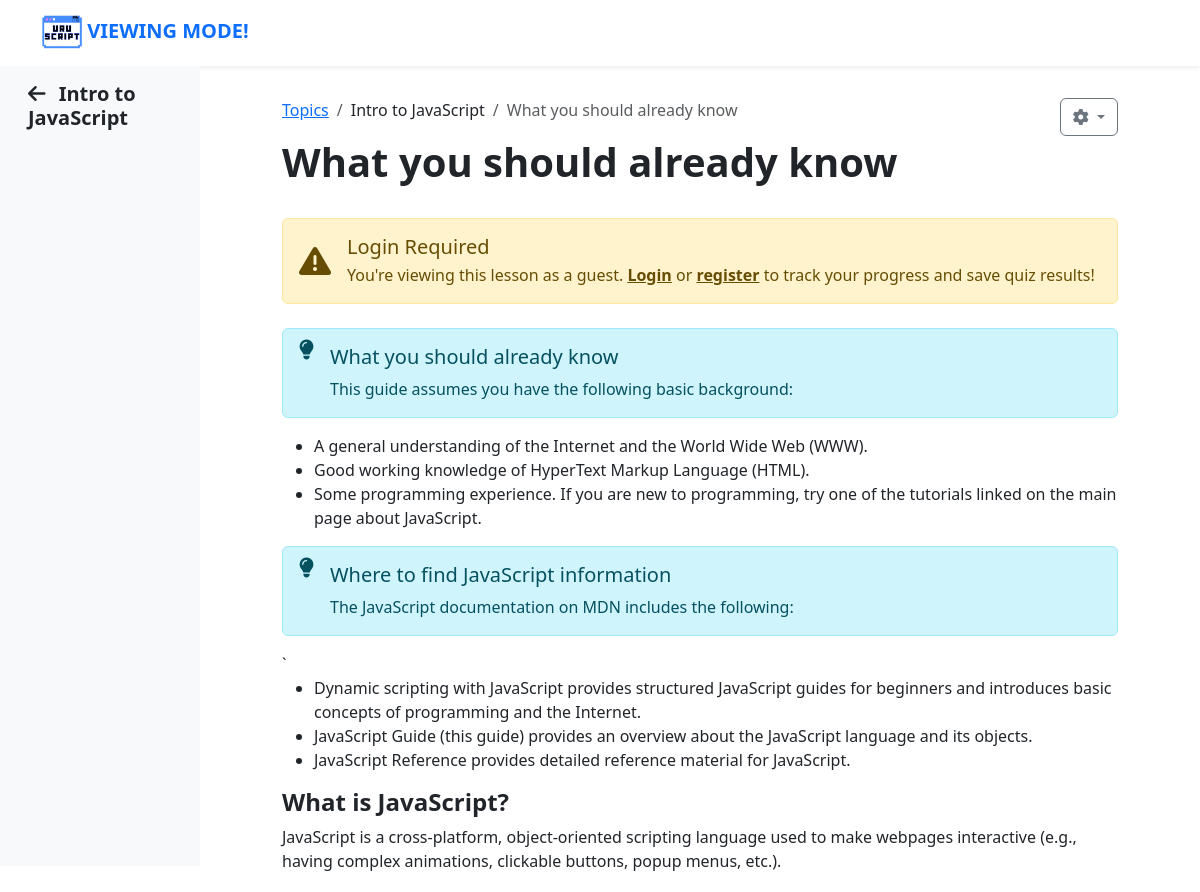
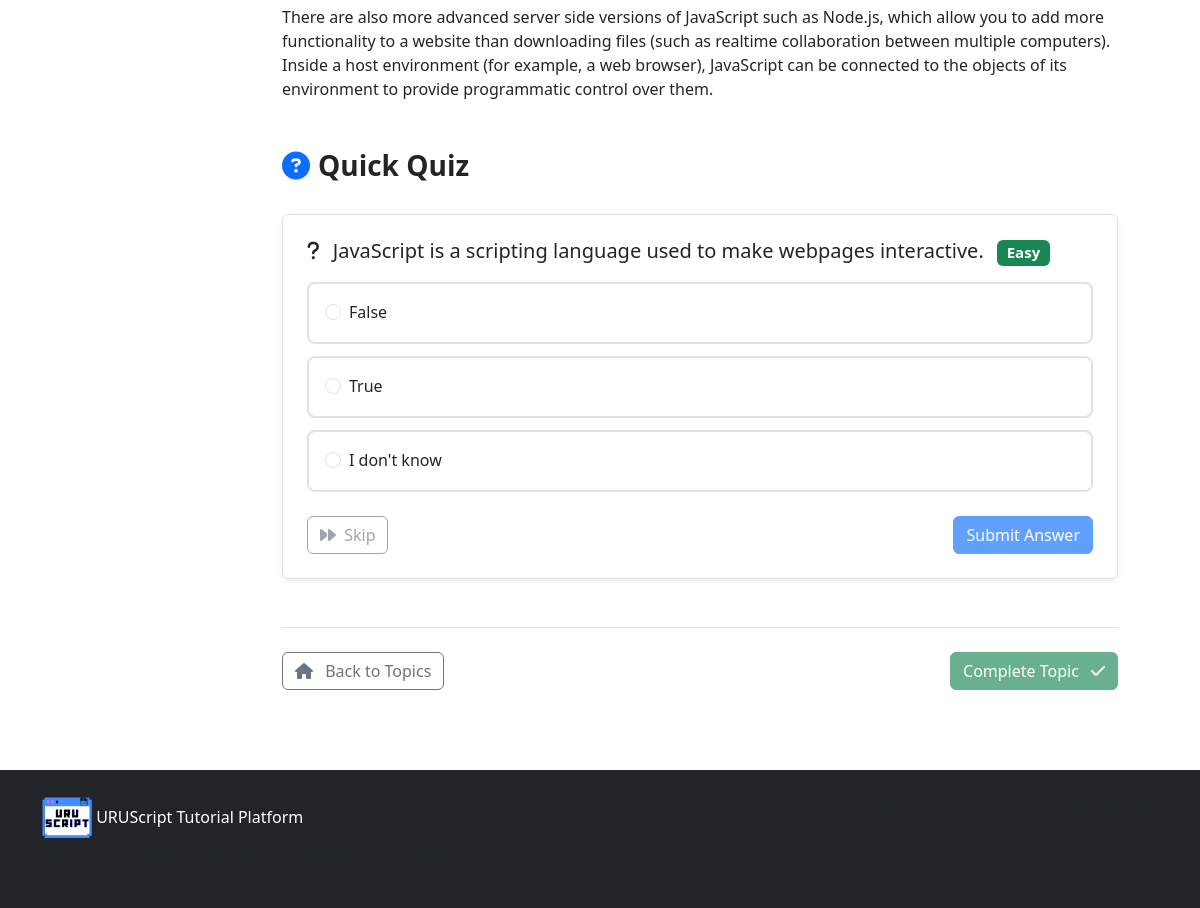
Page /teacher/lesson.php on the committed database (2 pictures, top to bottom).
### tables this page shows
CREATE TABLE `topics` (
  `id` int(11) NOT NULL,
  `topic_name` varchar(100) NOT NULL,
  `topic_order` int(11) DEFAULT 0,
  `description` text DEFAULT NULL,
  `is_active` tinyint(1) DEFAULT 1,
  `created_at` timestamp NOT NULL DEFAULT current_timestamp(),
  `deleted_at` timestamp NULL DEFAULT NULL
);

CREATE TABLE `lessons` (
  `id` int(11) NOT NULL,
  `topic_id` int(11) NOT NULL,
  `lesson_title` varchar(200) NOT NULL,
  `lesson_content` longtext NOT NULL,
  `lesson_order` int(11) DEFAULT 0,
  `content_type` enum('theory','syntax','example','exercise') DEFAULT 'theory',
  `is_active` tinyint(1) DEFAULT 1,
  `created_at` timestamp NOT NULL DEFAULT current_timestamp(),
  `deleted_at` timestamp NULL DEFAULT NULL
);

CREATE TABLE `quizzes` (
  `id` int(11) NOT NULL,
  `lesson_id` int(11) NOT NULL,
  `question` text NOT NULL,
  `explanation` text DEFAULT NULL,
  `difficulty` enum('easy','medium','hard') DEFAULT 'easy',
  `is_active` tinyint(1) DEFAULT 1,
  `created_at` timestamp NOT NULL DEFAULT current_timestamp(),
  `deleted_at` timestamp NULL DEFAULT NULL
);

CREATE TABLE `quiz_options` (
  `id` int(11) NOT NULL,
  `quiz_id` int(11) NOT NULL,
  `option_text` text NOT NULL,
  `is_correct` tinyint(1) DEFAULT 0,
  `option_order` int(11) DEFAULT 0,
  `created_at` timestamp NOT NULL DEFAULT current_timestamp()
);

### teacher/database.php (called while the page is built, shortened)
<?php
class StudentSession {
    public function isLoggedIn() {
        return isset($_SESSION['student_id']) && $_SESSION['student_id'] !== null;
    }
}
?>

### teacher/lesson.php (the view, shortened to what this page needs)
<?php
require_once 'database.php';
$db = new Database();
$conn = $db->getConnection();
$studentSession = new StudentSession($conn);
$topic_id = $_GET['topic_id'] ?? 1;
$lesson_id = $_GET['lesson_id'] ?? 1;
$topic_query = "SELECT * FROM topics WHERE id = ?";
$topic_stmt = $conn->prepare($topic_query);
$topic_stmt->execute([$topic_id]);
$topic = $topic_stmt->fetch(PDO::FETCH_ASSOC);
$lesson_query = "SELECT * FROM lessons WHERE id = ?";
$lesson_stmt = $conn->prepare($lesson_query);
$lesson_stmt->execute([$lesson_id]);
$lesson = $lesson_stmt->fetch(PDO::FETCH_ASSOC);
$quiz_query = "SELECT q.* FROM quizzes q WHERE q.lesson_id = ? AND q.is_active = 1 ORDER BY RAND() LIMIT 1";
$quiz_stmt = $conn->prepare($quiz_query);
$quiz_stmt->execute([$lesson_id]);
$quiz = $quiz_stmt->fetch(PDO::FETCH_ASSOC);
if ($quiz) {
    $options_query = "SELECT * FROM quiz_options WHERE quiz_id = ? ORDER BY option_order";
    $options_stmt = $conn->prepare($options_query);
    $options_stmt->execute([$quiz['id']]);
    $quiz_options = $options_stmt->fetchAll(PDO::FETCH_ASSOC);
}
$has_attempted_quiz = false;
$previous_attempt = null;
?>
<!DOCTYPE html>
<html lang="en">
<head>
    <link href="https://cdn.jsdelivr.net/npm/bootstrap@5.3.0/dist/css/bootstrap.min.css" rel="stylesheet">
    <link rel="stylesheet" href="https://cdnjs.cloudflare.com/ajax/libs/font-awesome/6.4.0/css/all.min.css">
</head>
<body>
    <div class="toast-container position-fixed top-0 end-0 p-3" style="z-index: 1100;"></div>
    <nav class="navbar navbar-expand-lg navbar-light bg-white shadow-sm">
        <div class="container">
            <a class="navbar-brand fw-bold text-primary" href="#">
                <img src="../assets/img/URUScript.png" alt="JS Tutorial Logo" width="40" height="40"> VIEWING MODE!
            </a>
        </div>
    </nav>
    <div class="container-fluid">
        <div class="row">
            <div class="col-lg-3 col-xl-2 lesson-sidebar">
                <div class="p-3 position-relative">
                    <h5 class="fw-bold mb-3">
                        <a href="index" class="text-decoration-none text-dark">
                            <i class="fas fa-arrow-left me-2"></i> <?php echo htmlspecialchars($topic['topic_name']); ?>
                        </a>
                    </h5>
                </div>
            </div>
            <div class="col-lg-9 col-xl-10">
                <div class="lesson-content">
                    <div class="d-flex justify-content-between align-items-start mb-4">
                        <div>
                            <nav aria-label="breadcrumb">
                                <ol class="breadcrumb">
                                    <li class="breadcrumb-item"><a href="index">Topics</a></li>
                                    <li class="breadcrumb-item"><?php echo htmlspecialchars($topic['topic_name']); ?></li>
                                    <li class="breadcrumb-item active"><?php echo htmlspecialchars($lesson['lesson_title']); ?></li>
                                </ol>
                            </nav>
                            <h1 class="display-6 fw-bold"><?php echo htmlspecialchars($lesson['lesson_title']); ?></h1>
                        </div>
                        <div class="dropdown">
                            <button class="btn btn-outline-secondary dropdown-toggle" type="button" data-bs-toggle="dropdown">
                                <i class="fas fa-cog"></i>
                            </button>
                        </div>
                    </div>
                    <?php if (!$studentSession->isLoggedIn()): ?>
                    <div class="alert alert-warning mb-4">
                        <div class="d-flex align-items-center">
                            <i class="fas fa-exclamation-triangle me-3 fa-2x"></i>
                            <div>
                                <h5 class="alert-heading mb-1">Login Required</h5>
                                <p class="mb-0">You're viewing this lesson as a guest. <a href="#" class="alert-link" data-bs-toggle="modal" data-bs-target="#loginModal">Login</a> or <a href="#" class="alert-link" data-bs-toggle="modal" data-bs-target="#registerModal">register</a> to track your progress and save quiz results!</p>
                            </div>
                        </div>
                    </div>
                    <?php endif; ?>
                    <div class="lesson-body mb-5">
                        <?php echo htmlspecialchars_decode($lesson['lesson_content']); ?>
                    </div>
                    <div class="quiz-section">
                        <div class="d-flex justify-content-between align-items-center mb-4">
                            <h3 class="fw-bold">
                                <i class="fas fa-question-circle text-primary me-2"></i>Quick Quiz
                            </h3>
                        </div>
                        <?php if($quiz && $quiz_options): ?>
                        <div class="quiz-card border rounded p-4 bg-white shadow-sm">
                            <h5 class="mb-3">
                                <i class="fas fa-question me-2"></i>
                                <?php echo htmlspecialchars($quiz['question']); ?>
                                <?php if($quiz['difficulty'] == 'hard'): ?>
                                <span class="badge bg-danger ms-2">Hard</span>
                                <?php elseif($quiz['difficulty'] == 'medium'): ?>
                                <span class="badge bg-warning ms-2">Medium</span>
                                <?php else: ?>
                                <span class="badge bg-success ms-2">Easy</span>
                                <?php endif; ?>
                            </h5>
                            <div class="quiz-options" id="quizOptions">
                                <?php foreach($quiz_options as $option): ?>
                                <div class="quiz-option"
                                     data-option-id="<?php echo $option['id']; ?>"
                                     data-is-correct="<?php echo $option['is_correct']; ?>"
                                     <?php if ($has_attempted_quiz && $previous_attempt && $previous_attempt['selected_option_id'] == $option['id']): ?>
                                     data-previously-selected="true"
                                     <?php endif; ?>>
                                    <div class="form-check">
                                        <input class="form-check-input" type="radio" name="quizOption"
                                               id="option<?php echo $option['id']; ?>"
                                               <?php if ($has_attempted_quiz && $previous_attempt && $previous_attempt['selected_option_id'] == $option['id']): ?>
                                               checked disabled
                                               <?php endif; ?>>
                                        <label class="form-check-label w-100" for="option<?php echo $option['id']; ?>">
                                            <?php echo htmlspecialchars($option['option_text']); ?>
                                        </label>
                                    </div>
                                </div>
                                <?php endforeach; ?>
                            </div>
                            <div class="d-flex justify-content-between mt-4">
                                <button class="btn btn-outline-secondary"
                                        <?php if ($has_attempted_quiz): ?>disabled<?php endif; ?> disabled>
                                    <i class="fas fa-forward me-1"></i> Skip
                                </button>
                                <?php if (!$has_attempted_quiz): ?>
                                <button class="btn btn-primary" disabled>
                                    <span id="submitText">Submit Answer</span>
                                </button>
                                <?php else: ?>
                                <button class="btn btn-success" disabled>
                                    <i class="fas fa-check me-1"></i> Already Attempted
                                </button>
                                <?php endif; ?>
                            </div>
                        </div>
                        <?php endif; ?>
                    </div>
                    <div class="d-flex justify-content-between mt-5 pt-4 border-top">
                        <?php
                        $prev_lesson = null;
                        $next_lesson = null;
                        ?>
                        <?php if($prev_lesson): ?>
                        <a href="#"
                           class="btn btn-outline-primary">
                            <i class="fas fa-arrow-left me-2"></i> Previous Lesson
                        </a>
                        <?php else: ?>
                        <a href="#" class="btn btn-outline-secondary">
                            <i class="fas fa-home me-2"></i> Back to Topics
                        </a>
                        <?php endif; ?>
                        <?php if($next_lesson): ?>
                        <a href="#"
                           class="btn btn-primary">
                            Next Lesson <i class="fas fa-arrow-right ms-2"></i>
                        </a>
                        <?php else: ?>
                        <button class="btn btn-success" disabled>
                            Complete Topic <i class="fas fa-check ms-2"></i>
                        </button>
                        <?php endif; ?>
                    </div>
                </div>
            </div>
        </div>
    </div>
    <footer class="bg-dark text-white py-4 mt-5">
        <div class="container">
            <div class="row">
                <div class="col-md-6">
                    <img src="../assets/img/URUScript.png" alt="URUScript Tutorial Logo" title="URUScript Tutorial Logo" class="img-fluid" style="max-height: 50px;"> URUScript Tutorial Platform
                    <p class="text-muted">An interactive learning platform for mastering JavaScript</p>
                </div>
                <div class="col-md-6 text-md-end">
                    <p class="text-muted mb-0">&copy; 2024 JS Tutorial. All rights reserved.</p>
                </div>
            </div>
        </div>
    </footer>
</body>
</html>

### teacher/lesson.php (style rules this page uses)
.lesson-sidebar { background: #f8f9fa; height: 100vh; position: sticky; top: 0; overflow-y: auto; }
.lesson-content { padding: 2rem; max-width: 900px; margin: 0 auto; }
.quiz-option { padding: 1rem; border: 2px solid #dee2e6; border-radius: 0.5rem; margin-bottom: 0.75rem; cursor: pointer; transition: all 0.2s; }

### rows in the picture
topics: topic_name "Intro to JavaScript"
lessons: lesson_title "What you should already know", lesson_content "What you should already know This guide assumes you have the following basic background: A general understanding of the Internet and the World Wide Web (WWW). Good working knowledge of HyperText Markup Language (HTML). Some programming experience. If you are new to programming, try one of the tutorials linked on the main page about JavaScript. Where to find JavaScript information The JavaScript documentation on MDN includes the following: ` Dynamic scripting with JavaScript provides structured JavaScript guides for beginners and introduces basic concepts of programming and the Internet. JavaScript Guide (this guide) provides an overview about the JavaScript language and its objects.…"
quizzes: question "JavaScript is a scripting language used to make webpages interactive."
quiz_options: option_text "False"
quiz_options: option_text "True"
quiz_options: option_text "I don't know"
